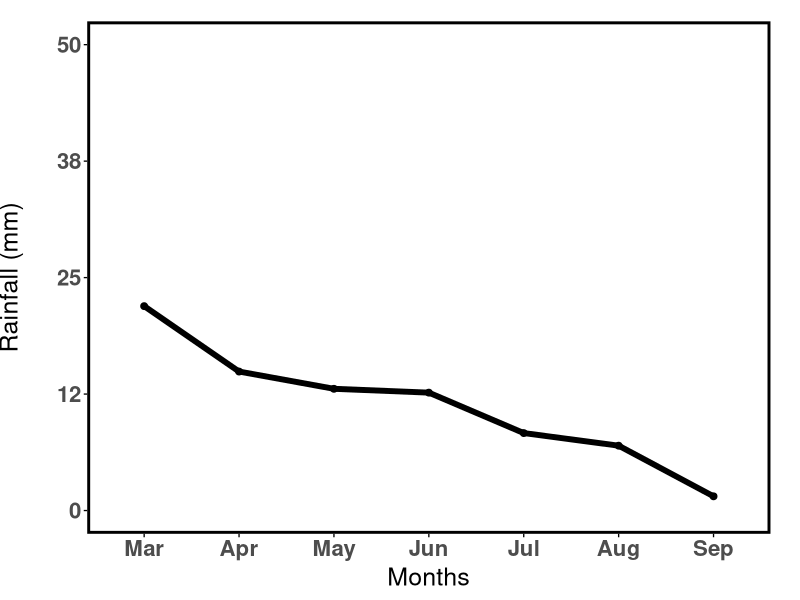
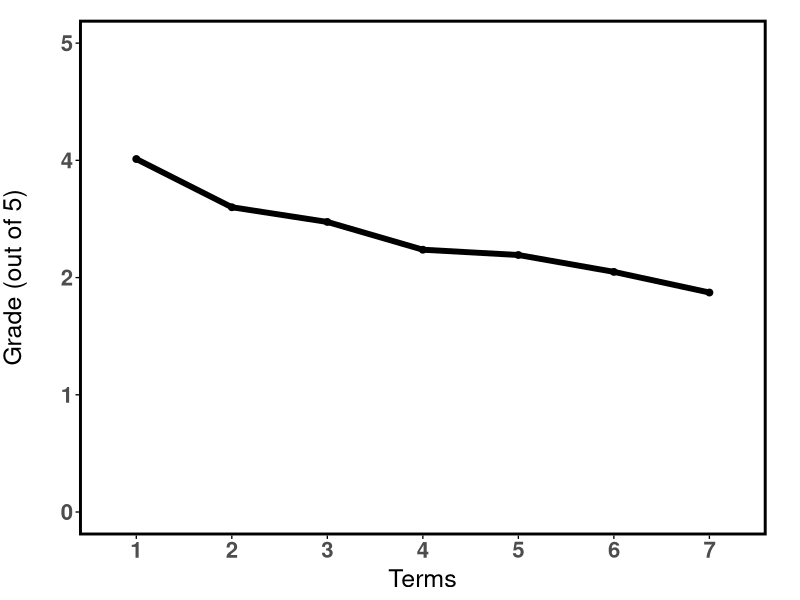
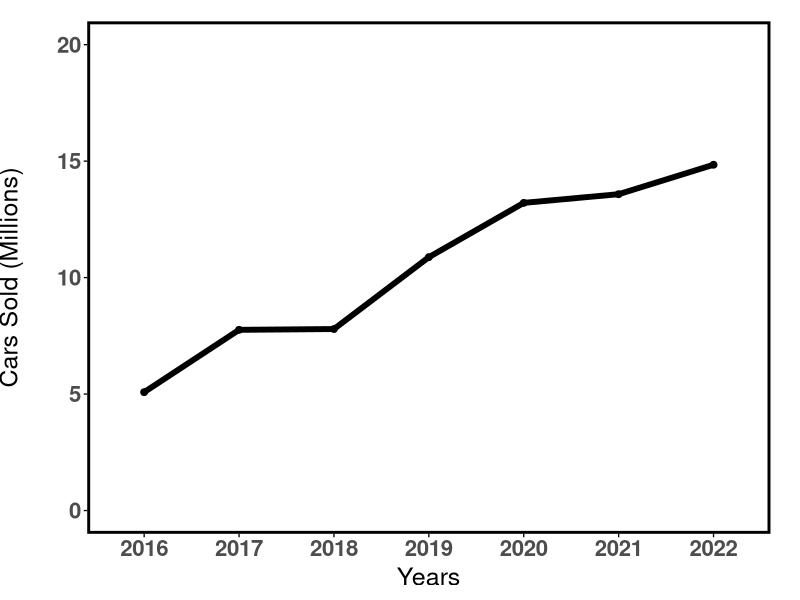
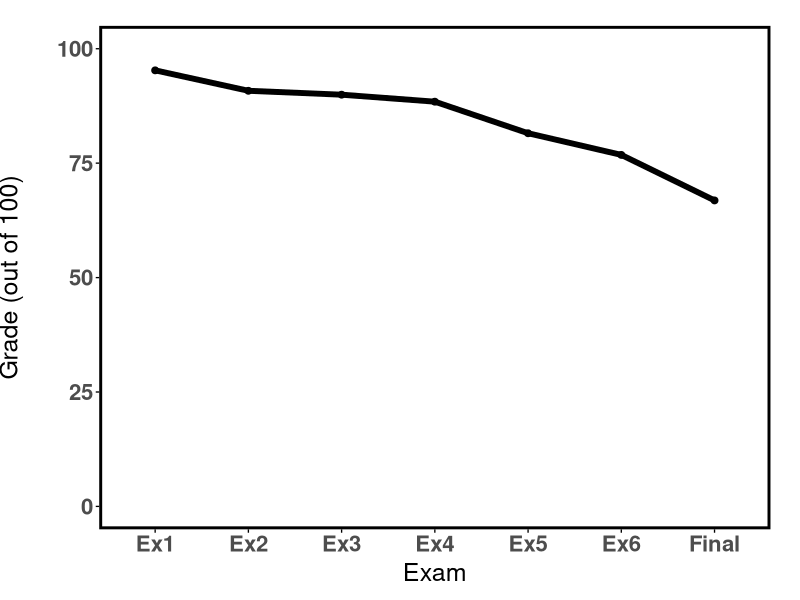
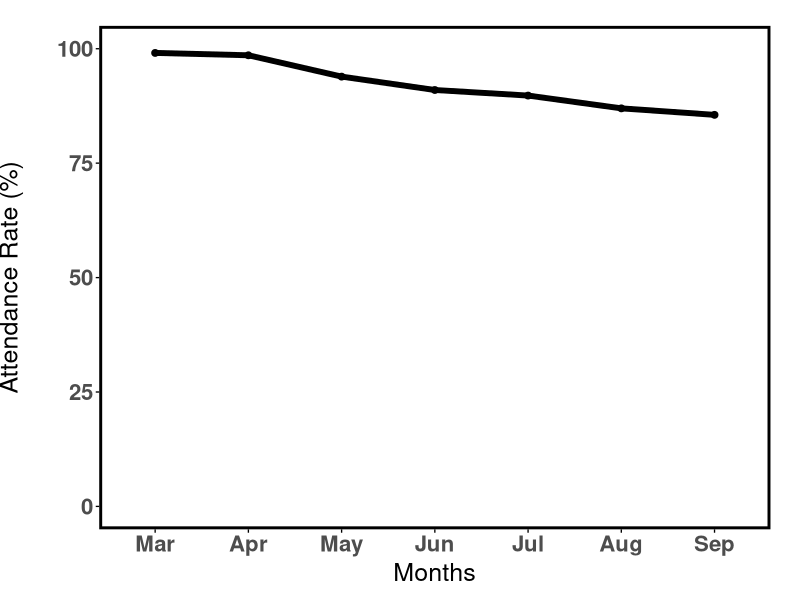
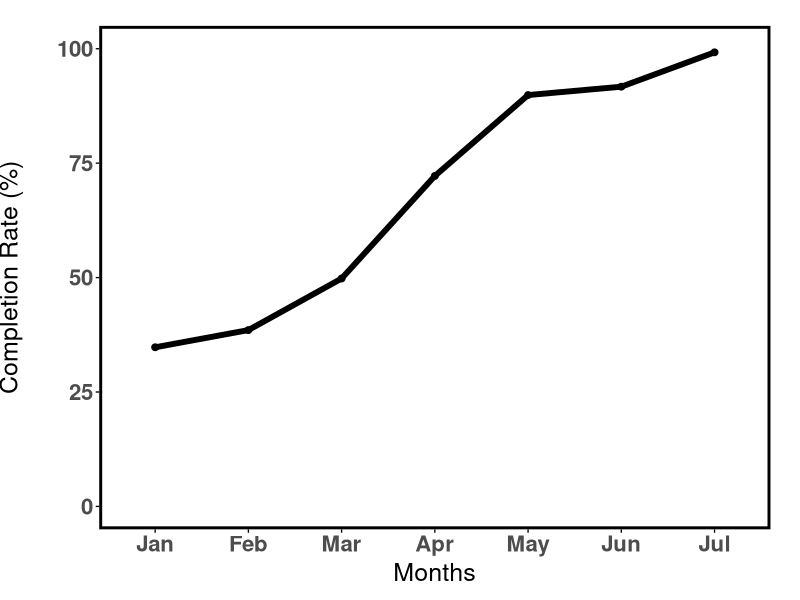
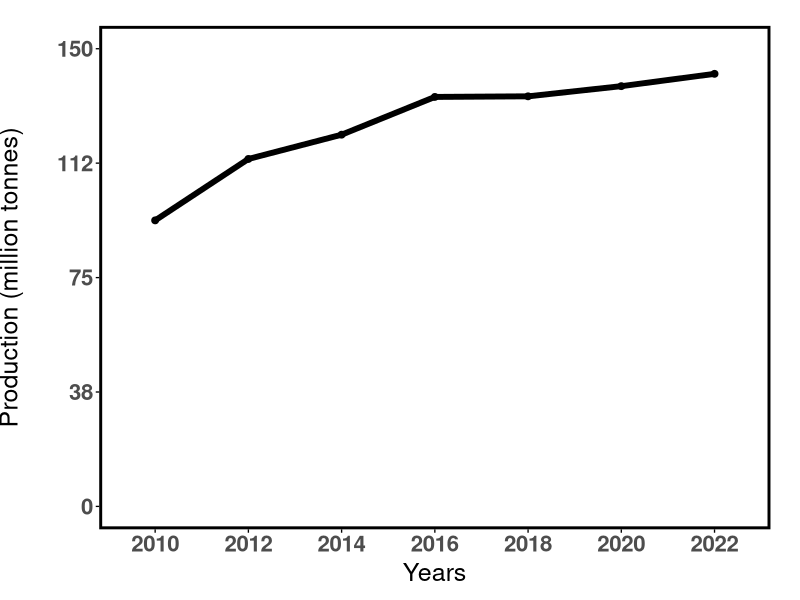
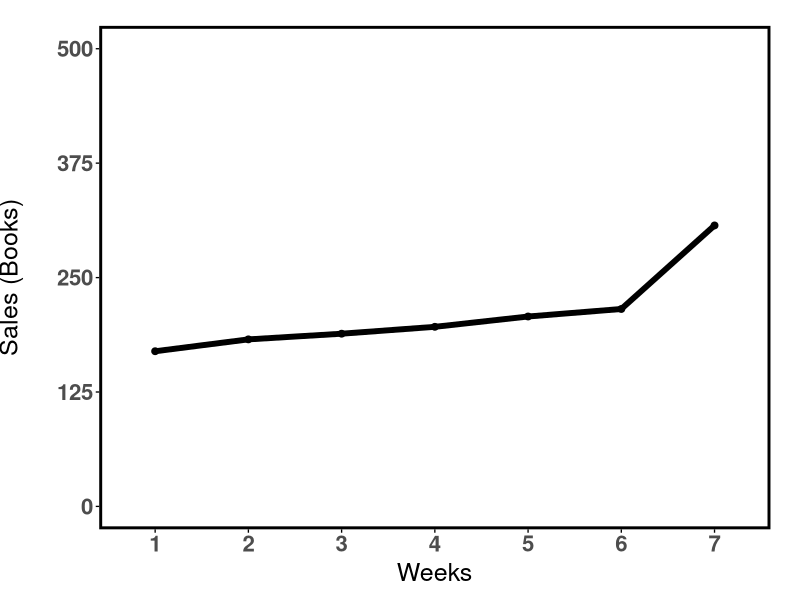

Reproduce these figures in R, in order. (Note: this script raises an error after producing the figures.)
## ---- chunk 1
# Load necessary libraries
library(tidyverse)
library(dplyr)
library(ggplot2)
library(scales)
library(readr)
## ---- chunk 2
data <- read.csv("materials.csv", row.names = NULL, fileEncoding = "UTF-8")
## ---- chunk 3
# set seed for reproducibility
  seed_number <- 100 * data$item_no
  set.seed(seed_number)
## ---- chunk 4
generate_random_data <- function(trend, n = 7, min_val = 0, max_val = 100, type = "E", constant_range = NULL) {
  
  # Generate random data based on the trend in material file (0 for decrease, 1 for increase, 2 for fluctuate)
  data_points <- if (trend == 0) {
    sort(runif(n, min = min_val, max = max_val), decreasing = TRUE)  # Decreasing trend
  } else if (trend == 1) {
    sort(runif(n, min = min_val, max = max_val))  # Increasing trend
  } else {
    runif(n, min = min_val, max = max_val)  # Random trend
  }
  
  # Filler graphs to be fluctuation trend with constant range in the middle
  # Add constant section if type is "F"
  if (type == "F") {
    if (is.null(constant_range)) {
      constant_range <- 4:(n-2)  #to keep the middle points constant (4th and 5th point)
    }
    # Set the constant section to a fixed value
    constant_value <- round(mean(c(min_val, max_val)))
    
    # Keep the data constant by replacing the values in the specified range
    data_points[constant_range] <- constant_value
    
    fluctuation <- runif(n, min = -1, max = 1)  # to control with fluctuation( small fluctuation)
    
    # Apply fluctuations to the non constant values
    for (i in 1:n) {
      if (!(i %in% constant_range)) {  # Apply fluctuation only to non constant points
        data_points[i] <- data_points[i] + fluctuation[i]
      }
    }
    # Ensure all data points remain within the specified min and max values
    data_points[data_points < min_val] <- min_val
    data_points[data_points > max_val] <- max_val
  }
  return(data_points)
}
## ---- chunk 5
is_data <- data %>%
  rowwise() %>%  # Process each row individually
  mutate(
    data_points = list(generate_random_data(trend, n = 7, min_val = min, max_val = max, type = type)), 
    x_labels = strsplit(gsub("\\s|'", "", as.character(x_labels)), ",")  # Split x_labels into a list and remove any white space
  ) %>%
  unnest(cols = c(data_points, x_labels))  # Unnest to separate the lists into individual rows
## ---- chunk 6
my_theme <- function() {
  theme_minimal(base_size = 10) +
    theme(
      panel.border = element_rect(color = "black", fill = NA, linewidth = 2),
      panel.background = element_blank(),
      plot.background = element_rect(color = "white"),
      panel.grid.major = element_blank(),
      panel.grid.minor = element_blank(),
      axis.ticks.x = element_line(),
      axis.ticks.y = element_line(),
     # plot.title = element_text(size = 16, face = "bold", hjust = 0.5),
      axis.text.y = element_text(size = 16, face ="bold"),
      axis.text.x = element_text(size = 16, face ="bold"),
      axis.title.y.left  = element_text(size = 18, angle = 90,  vjust = 6 ),
      axis.title.y.right = element_text(size = 18, angle = 90 , vjust = -3),
      axis.title.x = element_text(size = 18, vjust = 0.5),
      plot.margin = margin(l=0.75,r=0.75,t=0.5,b=0.25, unit ="cm"),
     aspect.ratio = 3 / 4 ,
    )
}
## ---- chunk 7
create_line_graph_LTR <- function(data_row) {
  # Ensure x_labels are unique before converting to factor
  data_row$x_labels <- factor(data_row$x_labels, levels = unique(data_row$x_labels))
  
  # Create and return the line plot
  ggplot(data_row, aes(x = x_labels, y = data_points, group = 1)) +
    geom_line(linewidth = 2) +
    geom_point(size = 2) +
    labs(
    #  title = data_row$title,
      x = data_row$x_title,
      y = data_row$y_title 
    ) +
    #  scale_x_continuous(breaks = c(1, 3, 5, 7), labels = data_row$x_labels[c(1, 3, 5, 7)]) +  # Show 1st, 3rd, 5th, and 7th x-labels
    scale_y_continuous(
    limits = c(data_row$y_min_limit[1], data_row$y_max_limit[1]),
    breaks = seq(data_row$y_min_limit[1], data_row$y_max_limit[1], length.out = 5),  # 5 labels
    labels = scales::number_format(accuracy = 1, big.mark = ",")  #for integer values 1000 and more   
    ) +
    my_theme()
}

create_line_graph_RTL <- function(data_row) {
  # Ensure x_labels are unique before converting to factor
  data_row$x_labels <- factor(data_row$x_labels, levels = rev(unique(data_row$x_labels)))
  
  # Create and return the line plot with RTL layout
  ggplot(data_row, aes(x = x_labels, y = data_points, group = 1)) +
   geom_line(linewidth = 2) +
    geom_point(size = 2) +
    labs(
     # title = data_row$title,
      x = data_row$x_title,
      y = data_row$y_title 
    ) +
  #      scale_x_continuous(breaks = c(1, 3, 5, 7), labels = data_row$x_labels[c(7, 5, 3, 1)]) +  # Show 1st, 3rd, 5th, and 7th x-labels
    scale_y_continuous(
    limits = c(data_row$y_min_limit[1], data_row$y_max_limit[1]),
    breaks = seq(data_row$y_min_limit[1], data_row$y_max_limit[1], length.out = 5),  # 5 labels
    labels = scales::number_format(accuracy = 1, big.mark = ","),  # Forces integer for
          #  labels = scales::number_format(accuracy = 1, big.mark = ","),
      position = "right"  # Place the y-axis on the right for RTL layout
    ) +
    my_theme()
}
## ---- chunk 8
# duplicate the row for each E item
data <- data %>%
  rbind(filter(data, type == "E")) %>%
  arrange(item_no)%>%
   mutate(
    direc = case_when(
      type == "E" ~ rep_len(c("R", "L"), length.out = nrow(.)),  # Alternates between "R" and "L"
      type %in% c("F", "P", "A","i") ~ ""  # Sets empty string "" for "F", "P", "i" and "A" type of item
    ),   plot_path = "")
## ---- chunk 9
dir.create("Plots", showWarnings = FALSE)

for (i in unique(data$item_no)) {
  data_subset <- is_data %>% filter(item_no == i)
  
  # to set the path of the plot: the direction based on type
  direction <- ifelse(data_subset$type[1] == "E", "L_", "")
  
  # Generate file path for LTR graph
  graph_path <- paste0("Plots/plot_", data_subset$item_no[1],"_", direction, data_subset$type[1], ".png")
  
  # Create LTR line graph
  lineGraph_LTR <- create_line_graph_LTR(data_subset)
  
  # save LTR line graph with the created plot path
  ggsave(graph_path, plot = lineGraph_LTR, width = 7, height = 5, units = "in", dpi = 100)
  data$plot_path[data$item_no == i & data$direc != "R"] <- graph_path
  
  # If type is 'E', create and save RTL graph
 if (data_subset$type[1] == "E") {
    RTL_graph_path <- paste0("Plots/plot_", data_subset$item_no[1],"_R_",data_subset$type[1], ".png")
    lineGraph_RTL <- create_line_graph_RTL(data_subset)
    ggsave(RTL_graph_path, plot = lineGraph_RTL, width = 7, height = 5, units = "in", dpi = 100) 
    data$plot_path[data$item_no == i & data$direc == "R"] <- RTL_graph_path 
  }
}
## ---- chunk 10
#prepare the practice, experimental lists, filler, attention check data
practice <- data %>%
  filter(type == "P")

# take the first 6 filler items for list 1 and last 6 filler items for list 2 
Flist1 <- data %>%
  filter(type == "F") %>%
  slice_head(n = 6) 
Flist2 <- data %>%
  filter(type == "F") %>%
  slice_tail(n = 6) 

# take the first 4 attention check items for list 1 and last 4 items for list 2 
Alist1 <- data %>%
  filter(type == "A") %>%
  slice_head(n = 4) 
Alist2 <- data %>%
  filter(type == "A") %>%
  slice_tail(n = 4) 

#prepare E type items to the lists. rows in data (item_no) are duplicated. 
Elist1 <- data %>% 
  filter(type == "E") %>%
  arrange(item_no, direc) %>% 
  mutate(temp = rep(1:20, each = 2)) %>% #create temp column and generate sequence of 1 to 20 duplicate twice
  filter(direc == case_when((temp %% 2) == 0 ~ "R", #filter the data according to even temp row with R
                                (temp %% 2) != 0 ~ "L")) # and odd with L direction 
# use anti_join to create a list that is the opposite of the one above
Elist2 <- data %>%
  filter(type == "E") %>%
  arrange(item_no, direc) %>%
  mutate(temp = rep(1:20, each = 2)) %>%
  anti_join(Elist1) # removes all the rows from the data that are present in Elist1

# F, A and E items in list1 and list 2
list1 <- Elist1 %>%
  select(- temp) %>% # remove temp column
  rbind(Flist1, Alist1)
list2 <- Elist2 %>%
  select(- temp) %>%
  rbind(Flist2, Alist2)

list1 %>% group_by(direc) %>% summarise(n())
list2 %>% group_by(direc) %>% summarise(n())

# check no items appears in the same condition in both lists
list1 %>% 
  rbind(list2) %>%
  select(item_no, direc) %>%
  unique() %>%
  nrow()
list1 %>% 
  rbind(list2) %>%
  select(plot_path) %>%
  unique() %>%
  nrow()
## ---- chunk 11
# Save updated data with graph paths to CSV
write.csv(data, "generatedPlots.csv", row.names = FALSE, fileEncoding = "UTF-8")

write.csv(practice,"practice.csv", fileEncoding = "UTF-8")

# write csv files for list1 and list2
write.csv(list1,"list1.csv", fileEncoding = "UTF-8")
write.csv(list2, "list2.csv", fileEncoding = "UTF-8")

conditionA <- as_tibble(c("list1.csv", "list2.csv")) %>% rename("list" = "value")
conditionB <- as_tibble(c("list2.csv", "list1.csv")) %>% rename("list" = "value")

write.csv(conditionA, "conditionA.csv", fileEncoding = "UTF-8")
write.csv(conditionB, "conditionB.csv",fileEncoding = "UTF-8")

## ---- chunk 12
  
